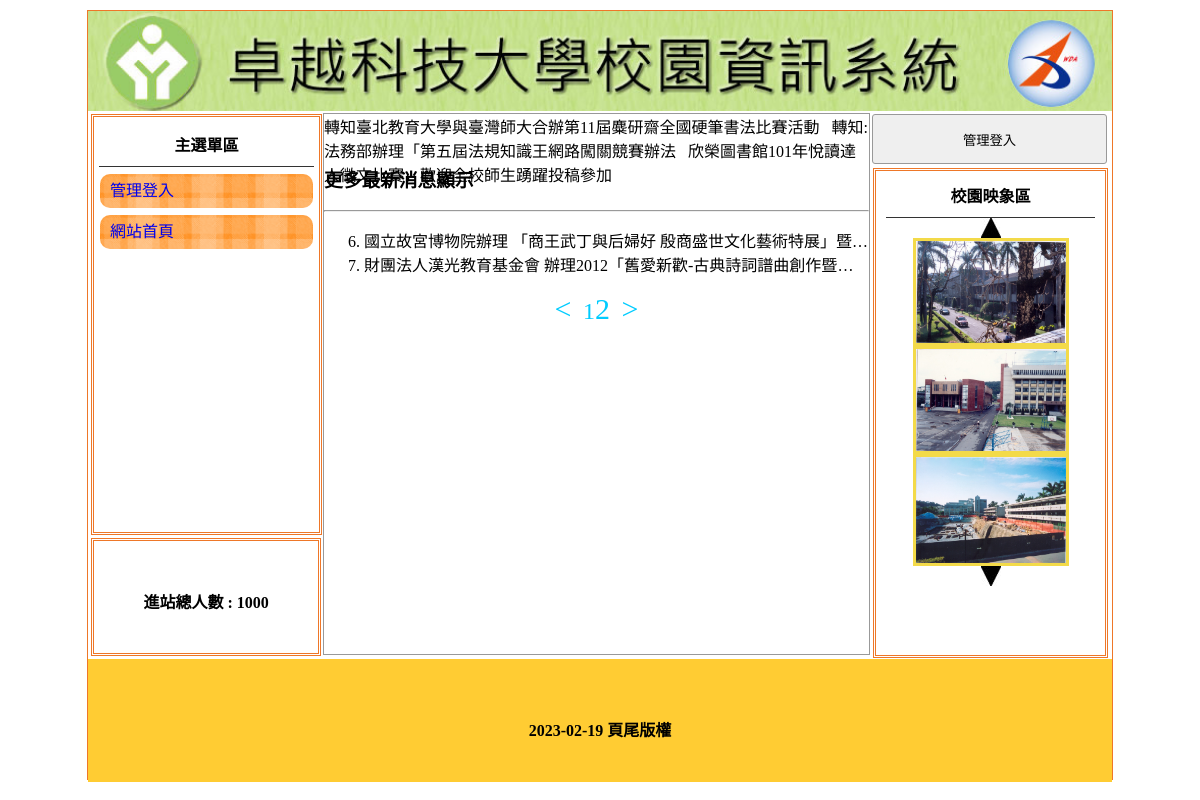
The app's page /?do=news with its own data.
### tables this page shows
CREATE TABLE `title` (
  `id` int(10) UNSIGNED NOT NULL,
  `img` text NOT NULL,
  `text` text NOT NULL,
  `sh` int(1) UNSIGNED NOT NULL DEFAULT 0
);

CREATE TABLE `menu` (
  `id` int(10) UNSIGNED NOT NULL,
  `text` text NOT NULL,
  `url` text NOT NULL,
  `sh` int(1) UNSIGNED NOT NULL DEFAULT 1,
  `main` int(10) UNSIGNED NOT NULL DEFAULT 0
);

CREATE TABLE `total` (
  `id` int(10) UNSIGNED NOT NULL,
  `text` text NOT NULL
);

CREATE TABLE `ad` (
  `id` int(10) UNSIGNED NOT NULL,
  `text` text NOT NULL,
  `sh` int(1) NOT NULL DEFAULT 1
);

CREATE TABLE `news` (
  `id` int(10) UNSIGNED NOT NULL,
  `text` text NOT NULL,
  `sh` int(1) NOT NULL DEFAULT 1
);

CREATE TABLE `image` (
  `id` int(10) UNSIGNED NOT NULL,
  `img` text NOT NULL,
  `sh` int(1) UNSIGNED NOT NULL DEFAULT 1
);

CREATE TABLE `bottom` (
  `id` int(10) UNSIGNED NOT NULL,
  `text` text NOT NULL
);

### api/base.php (called while the page is built, shortened)
<?php
class DB {
    protected $dns="mysql:host=localhost;charset=utf8;dbname=web20;";
    protected $pdo;
    protected $table;
    public function __construct($table)
    {
        $this->pdo=new PDO($this->dns,'root','');
        $this->table=$table;
    }
    public function all(...$args){
        $sql="SELECT * FROM `$this->table` ";
        if(isset($args[0])){
            if(is_array($args[0])){
                $sql.=" WHERE ".join(" AND ",$this->arrToSql($args[0]));
            }else{
                $sql.=$args[0];
            }
        }
        return $this->pdo->query($sql)->fetchAll(PDO::FETCH_ASSOC);
    }
    public function find($id){
        $sql="SELECT * FROM `$this->table` ";
        if(is_array($id)){
            $sql.=" WHERE ".join(" AND ",$this->arrToSql($id));
        }else{
            $sql.=" WHERE `id`='$id'";
        }
        return $this->pdo->query($sql)->fetch(PDO::FETCH_ASSOC);
    }
    public function count($arg){
        return $this->mathSql('COUNT','*',$arg);
    }
    private function arrToSql($arr){
        $res=[];
        foreach($arr as $key=>$val){
            $res[]="`$key`='$val'";
        }
        return $res;
    }
    private function mathSql($math,$col,$arg){
        $sql="SELECT $math($col) FROM `$this->table` ";
        if(is_array($arg)){
            $sql.=" WHERE ".join(" AND ",$this->arrToSql($arg));
        }else if($arg!=1){
            $sql.=$arg;
        }
        return $this->pdo->query($sql)->fetchColumn();
    }
}
$Total=new DB('total');
$Title=new DB('title');
$Bottom=new DB('bottom');
$Image=new DB('image');
$Ad=new DB('ad');
$Menu=new DB('menu');
?>

### index.php (the view, shortened to what this page needs)
<?php
include_once "./api/base.php";
?>
<!DOCTYPE html
	PUBLIC "-//W3C//DTD XHTML 1.0 Transitional//EN" "http://www.w3.org/TR/xhtml1/DTD/xhtml1-transitional.dtd">
<html xmlns="http://www.w3.org/1999/xhtml">
<head>
	<link href="./css/css.css" rel="stylesheet" type="text/css">
</head>
<body>
	<div id="main">
		<a title="<?=$Title->find(['sh'=>1])['text']?>" href="index.php">
			<div class="ti" style="background:url('./upload/<?=$Title->find(['sh'=>1])['img']?>'); background-size:cover;"></div>
		</a>
		<div id="ms">
			<div id="lf" style="float:left;">
				<div id="menuput" class="dbor">
					<span class="t botli">主選單區</span>
					<?php
					$menus=$Menu->all(['main'=>0]);
					foreach($menus as $menu){
						echo "<div class='mainmu'><a href='{$menu['url']}'>{$menu['text']}</a>";
						echo "</div>";
					}
					?>
				</div>
				<div class="dbor" style="margin:3px; width:95%; height:20%; line-height:100px;">
					<span class="t">進站總人數 :
						<?=$Total->find(1)['text']?></span>
				</div>
			</div>
<?php
$do=$_GET['do']??'home';
$file="./front/$do.php";
if(file_exists($file)){
	include $file;
}else{
	include "./front/home.php";
}
?>
			<div class="di di ad" style="height:540px; width:23%; padding:0px; margin-left:22px; float:left; ">
				<button style="width:100%; margin-left:auto; margin-right:auto; margin-top:2px; height:50px;"
					onclick="lo('?do=login')">管理登入</button>
				<div style="width:89%; height:480px;" class="dbor">
					<span class="t botli">校園映象區</span>
					<img src="./icon/up.jpg" onclick="up()">
					<?php
					$imgs=$Image->all(['sh'=>1]);
					foreach($imgs as $idx=>$img){
						$t=$idx+1;
						echo "<img src='./upload/{$img['img']}' class='im' id='ssaa$t' style='width:150px;'>";
					}
					?>
					<img src="./icon/dn.jpg" onclick="dn()">
				</div>
			</div>
		</div>
		<div
			style="width:1024px; left:0px; position:relative; background:#FC3; margin-top:4px; height:123px; display:block;">
			<span class="t" style="line-height:123px;"><?=$Bottom->find(1)['text']?></span>
		</div>
	</div>
</body>
</html>

### front/news.php (shortened to what this page needs)
<div class="di"
				style="height:540px; border:#999 1px solid; width:53.2%; margin:2px 0px 0px 0px; float:left; position:relative; left:20px;">
				<?php
include "mq.php";
?>
				<div style="height:32px; display:block;"></div>
				<h3>更多最新消息顯示</h3>
				<hr>
				<?php
								$table='News';
								$direct=strtolower($table);
								$div=5;
								$all=ceil($$table->count(['sh'=>1])/$div);
								$act=$_GET['p']??2;
								$prev=$act-1;
								$next=$act+1;
								$start=($act-1)*$div;
								$rows=$$table->all(" LIMIT $start,$div");
								$olStart=$start+1;
								echo "<ol start='$olStart' class='ssaa'>";
								foreach($rows as $row){
									echo "<li><div class='all ellipse'>{$row['text']}</div></li>";
								}
								echo "</ol>"
								?>
						<div style="text-align:center;">
						<a class="bl" style="font-size:30px;" href="?do=<?=$direct?>&p=<?=$prev?>">&lt;&nbsp;</a>
						<?php
						for ($i=1; $i <=$all ; $i++) {
							$size=$i==$act?'30px':'24px';
							echo "<a class='bl' style='font-size:$size;' href='?do=$direct&p=$i'>$i</a>";
						}
						?>
						<a class="bl" style="font-size:30px;" href="?do=<?=$direct?>&p=<?=$next?>">&nbsp;&gt;</a>
					</div>
			</div>

### front/mq.php (shortened to what this page needs)
<marquee scrolldelay="120" direction="left" style="position:absolute; width:100%; height:40px;">
<?php
$ads=$Ad->all(['sh'=>1]);
foreach($ads as $ad){
    echo $ad['text'];
}
?>
				</marquee>

### css/css.css (style rules this page uses)
body { padding:0px; margin:0px; }
#main { width:1024px; height:768px; margin:10px auto 10px auto; border:#EE7728 1px solid; position:relative; }
.ti { width:100%; height:100px; position:relative; background-size:cover; background-repeat:no-repeat; }
.dbor { border:#EE7728 double 3px; margin:1px; padding:2px 10px 2px 10px; }
.t { font-weight:800; display:block; text-align:center; padding:10px 1px 10px 1px; }
.botli { border-bottom:#333 1px solid; }
.mainmu { position:relative; border-radius:10px; background:url(../icon/menu.fw.png) center no-repeat; background-size:cover; line-height:30px; padding:2px 10px 2px 10px; margin:7px 1px 7px 1px; }
#lf { height:540px; width:21%; display:inline-block; }
#menuput { width:100%; height:75%; position:relative; padding:5px; display:block; margin: 3px; }
.di { display:inline-block; }
.ad { margin:1px; padding:2px 10px 2px 10px; }
input,button { border:#999 1px solid; border-radius:3px; background:#EFEFEF; padding:5px; margin:3px; }
.bl { color:#0CF; cursor:pointer; text-decoration:none; }
.ellipse { white-space: nowrap; overflow: hidden; text-overflow: ellipsis; }
a { text-decoration: none; }
img { display: block; }
.im { border: 3px solid #F3DA49; }
.dbor img { margin: auto; }

### records on screen
title: img (picture)
menu: text "管理登入"
menu: text "網站首頁"
total: text "1000"
ad: text "轉知臺北教育大學與臺灣師大合辦第11屆麋研齋全國硬筆書法比賽活動"
ad: text "轉知:法務部辦理「第五屆法規知識王網路闖關競賽辦法"
ad: text "欣榮圖書館101年悅讀達人徵文比賽，歡迎全校師生踴躍投稿參加"
news: text "國立故宮博物院辦理 「商王武丁與后婦好 殷商盛世文化藝術特展」暨…"
news: text "財團法人漢光教育基金會 辦理2012「舊愛新歡-古典詩詞譜曲創作暨…"
image: img (picture)
image: img (picture)
image: img (picture)
bottom: text "2023-02-19 頁尾版權"
